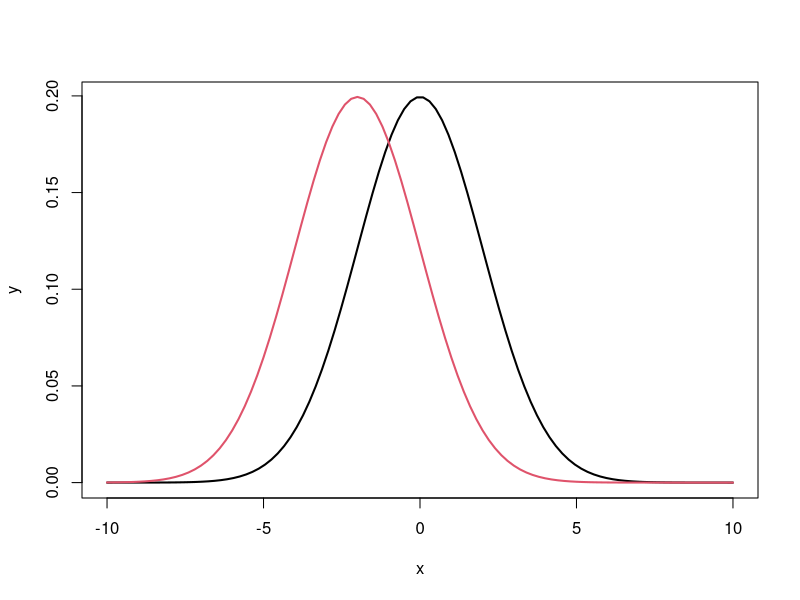
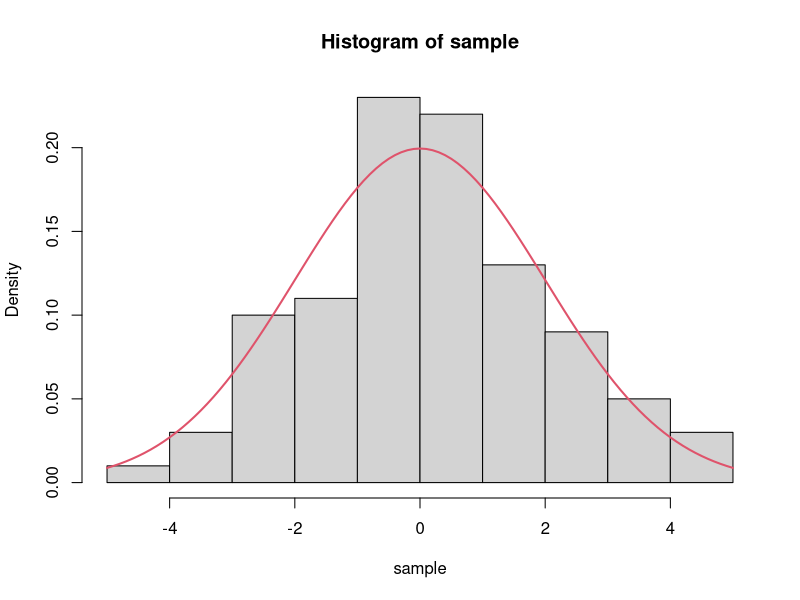
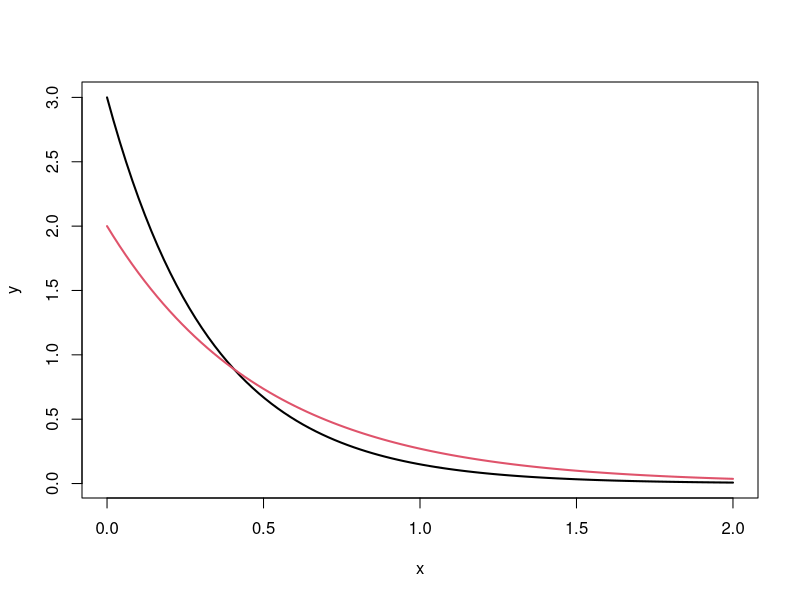
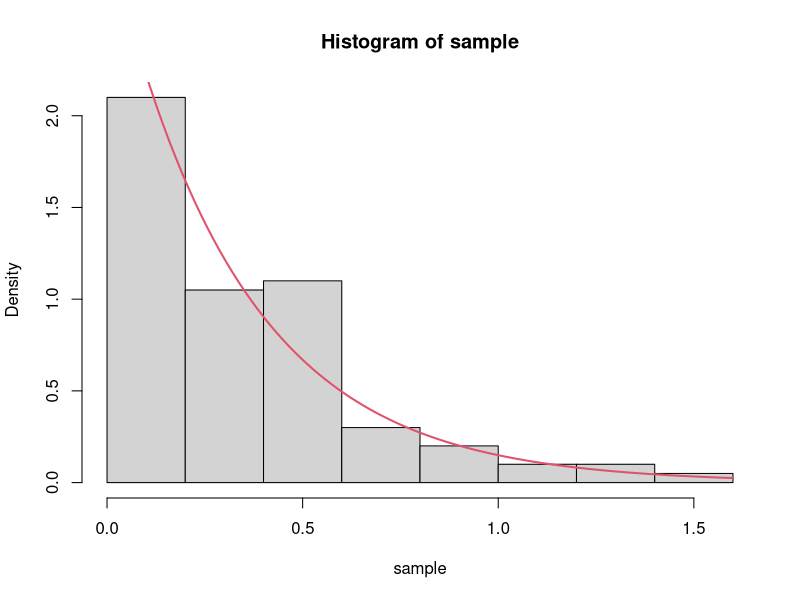
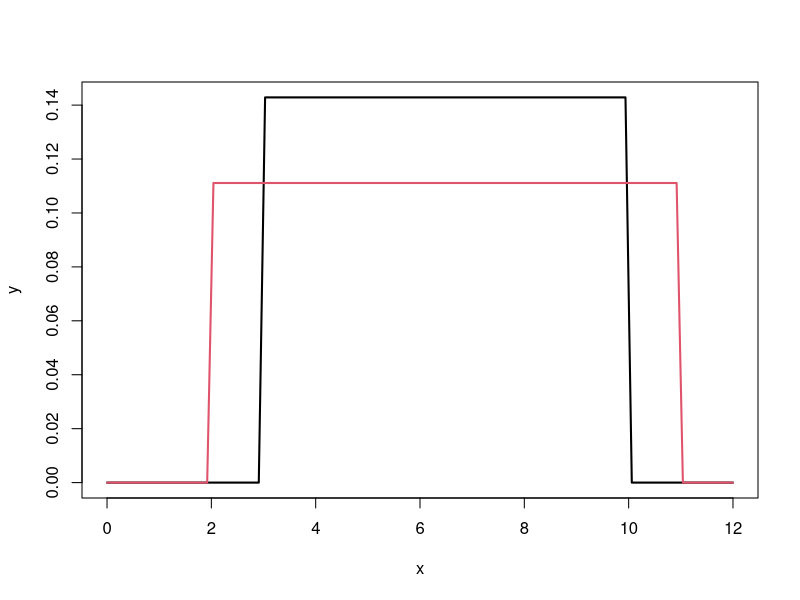

Generate these figures, in order, with R: (Note: this script raises an error after producing the figures.)
# you can experiment with different seeds
set.seed(123)

# 1. Normal distribution

## parameters of the distribution
mean = 0
sd = 2

# plot the distribution
x <- seq(-10, 10, length = 100)
y <- dnorm(x, mean = mean, sd = sd)
plot(x, y, type = "l", lwd = 2)
curve(dnorm(x, mean = -2, sd = sd), add = TRUE, lwd = 2, col = 2)

## cumulative probability
pnorm(0, mean = mean, sd = sd)

## quantiles
qnorm(0.975, mean = mean, sd = sd)
qnorm(0.025, mean = mean, sd = sd)

## random draws
sample <- rnorm(100, mean = mean, sd = sd)
sample
hist(sample, prob = TRUE) # add prob = TRUE to plot relative probabilities instead of frequencies
curve(dnorm(x, mean = mean, sd = sd), add = TRUE, lwd = 2, col = 2)

# 2. Exponential distribution

## parameters of the distribution
lambda = 3 # lambda = the rate parameter, mean of the distribution will be 1/rate

## plot the distribution
x <- seq(0, 2, length = 100)
y <- dexp(x, rate = lambda)
plot(x, y, type = "l", lwd = 2)
curve(dexp(x, rate = 2), add = TRUE, lwd = 2, col = 2)

## cumulative probability
pexp(1/lambda, rate = lambda) # note for the mean of an exponential distribution this is always 0.63

## quantiles
qexp(0.975, rate = lambda)
qexp(0.025, rate = lambda)

## random draws
sample <- rexp(100, rate = lambda)
hist(sample, prob = TRUE) # add prob = TRUE to plot relative probabilities instead of frequencies
curve(dexp(x, rate = lambda), add = TRUE, lwd = 2, col = 2)

# 3. Uniform distribution

## parameters of the distribution
min = 3 
max = 10

## plot the distribution
x <- seq(0, 12, length = 100)
y <- dunif(x, min = min, max = max)
plot(x, y, type = "l", lwd = 2)
curve(dunif(x, min = 2, max = 11), add = TRUE, lwd = 2, col = 2)

## cumulative probability
punif(mean(c(min, max)), min = min, max = max) # this should always be 0.5 for the mean

## quantiles
qunif(0.975, rate = lambda)
qunif(0.025, rate = lambda)

## random draws
sample <- runif(1000, min = min, max = max)
hist(sample, prob = TRUE) # add prob = TRUE to plot relative probabilities instead of frequencies
curve(dunif(x, min = min, max = max), add = TRUE, lwd = 2, col = 2)

# 4. Lognormal distribution

## parameters of the distribution
meanlog = 0
sdlog = 1

# plot the distribution
x <- seq(0, 10, length = 100)
y <- dlnorm(x, meanlog = meanlog, sdlog = sdlog)
plot(x, y, type = "l", lwd = 2)
curve(dlnorm(x, meanlog = 1, sdlog = sdlog), add = TRUE, lwd = 2, col = 2)

## cumulative probability
plnorm(1, meanlog = meanlog, sdlog = sdlog)

## quantiles
qlnorm(0.975, meanlog = meanlog, sdlog = sdlog)
qlnorm(0.025, meanlog = meanlog, sdlog = sdlog)

## random draws
sample <- rlnorm(10000, meanlog = meanlog, sdlog = sdlog)
curve(dlnorm(x, meanlog = meanlog, sdlog = sdlog), add = F, lwd = 2, col = 2, from = 0, to = max(sample)*0.5)
hist(sample, prob = T, add = TRUE, breaks = 20)

# 5. Gamma distribution

## parameters of the distribution
alpha = 1 
beta = 1

## plot the distribution
x <- seq(0, 12, length = 100)
y <- dgamma(x, shape = alpha, rate = beta)
plot(x, y, type = "l", lwd = 2)
curve(dgamma(x, shape = 2, rate = 2), add = TRUE, lwd = 2, col = 2)

## cumulative probability
pgamma(1, shape = alpha, rate = beta) # when alpha = 1, the distribution is equivalent to an exponential

## quantiles
qgamma(0.975, shape = alpha, rate = beta)
qgamma(0.025, shape = alpha, rate = beta)

## random draws
sample <- rgamma(1000, shape = alpha, rate = beta)
hist(sample, prob = TRUE) # add prob = TRUE to plot relative probabilities instead of frequencies
curve(dgamma(x, shape = alpha, rate = beta), add = TRUE, lwd = 2, col = 2)

# 6. Binomial distribution
## this one is quite different because we're plotting the distribution of successful outcomes
## for more info: https://www.statology.org/plot-binomial-distribution-r/

## parameters of the distribution
size = 20
prob = 0.3

## plot the distribution
x <- 0:size
y <- dbinom(x, size = size, prob = prob)
plot(x, y, lwd = 2, type = "h")
lines(dbinom(x, size = size, prob = 0.5), lwd = 2, col = 2, type = "h")

## cumulative probability
pbinom(5, size = size, prob = prob) # when alpha = 1, the distribution is equivalent to an exponential

## quantiles
qbinom(0.975, size = size, prob = prob)
qbinom(0.025, size = size, prob = prob)

## random draws
sample <- rbinom(1000, size = size, prob = prob)
hist(sample+1, prob = TRUE)
lines(dbinom(x, size = size, prob = prob), lwd = 2, col = 2, type = "h")


